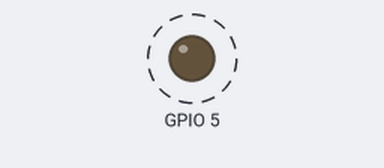
A program run on a simulated ESP8266 (NodeMCU). Parts: output pins drawn as LEDs (lit = HIGH). Dashed ring = blinking.

Above: at 0.12 s.
Timing chart, 0 to 3.0 s (numbered marks = the images above):
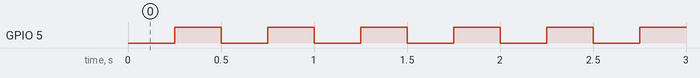

The program:

main.cpp
```cpp
/*
* ----------------------------------------------
* Project/Program Name : BlinkLED
* File Name : main.cpp
* Author : Diego King
* Date : 10/22/2024
* Version : v2.0
*
* Purpose:
* Blinks an LED connected to an ESP8266 at a specified rate using object oriented programming.
*
* Inputs:
*   blinkRate - the rate of LED blinking.
*
* Outputs:
*   none
*
* Example Application:
*   Diagnostics indicator light.
*
* Dependencies:
*
*
*
*
* ---------------------------------------------------------------------------
*/
#include <ledblink.h>
#include <Arduino.h>
Blink LED(5);
void setup() {
  LED.blinkRate(250);
  pinMode(LED._pin, OUTPUT);
}

void loop() {
  digitalWrite(LED._pin, LOW);
  delay(LED._rate);
  digitalWrite(LED._pin, HIGH);
  delay(LED._rate);
}
```

ledblink.h
```cpp
class Blink {
      public:
        int _pin;
        int _rate;
        Blink(int pin){
            _pin = pin;
        }
        void blinkRate(int rate){
            _rate = rate;
        }
  };
```

Measured:
- by itself, GPIO 5: alternates HIGH for 0.25 s and LOW for 0.25 s
